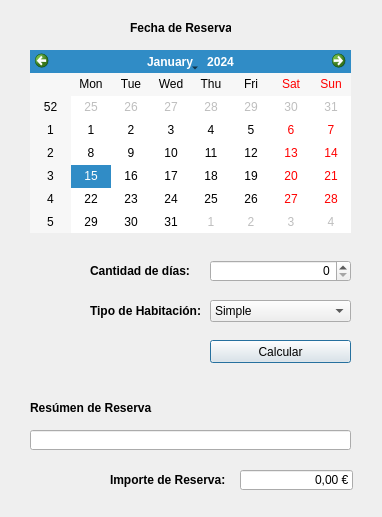
<?xml version="1.0" encoding="UTF-8"?>
<ui version="4.0">
 <class>frmReservaHotel</class>
 <widget class="QDialog" name="frmReservaHotel">
  <property name="geometry">
   <rect>
    <x>0</x>
    <y>0</y>
    <width>382</width>
    <height>517</height>
   </rect>
  </property>
  <property name="windowTitle">
   <string>Hotel - Sistema de Reservas</string>
  </property>
  <widget class="QLabel" name="lblTitulo">
   <property name="geometry">
    <rect>
     <x>130</x>
     <y>20</y>
     <width>101</width>
     <height>16</height>
    </rect>
   </property>
   <property name="font">
    <font>
     <weight>75</weight>
     <bold>true</bold>
    </font>
   </property>
   <property name="text">
    <string>Fecha de Reserva</string>
   </property>
  </widget>
  <widget class="QCalendarWidget" name="calCalendario">
   <property name="geometry">
    <rect>
     <x>30</x>
     <y>50</y>
     <width>321</width>
     <height>183</height>
    </rect>
   </property>
   <property name="gridVisible">
    <bool>false</bool>
   </property>
  </widget>
  <widget class="QSpinBox" name="spbCantDias">
   <property name="geometry">
    <rect>
     <x>210</x>
     <y>260</y>
     <width>141</width>
     <height>22</height>
    </rect>
   </property>
   <property name="layoutDirection">
    <enum>Qt::LeftToRight</enum>
   </property>
   <property name="alignment">
    <set>Qt::AlignRight|Qt::AlignTrailing|Qt::AlignVCenter</set>
   </property>
  </widget>
  <widget class="QLabel" name="lblCantDias">
   <property name="geometry">
    <rect>
     <x>90</x>
     <y>263</y>
     <width>101</width>
     <height>16</height>
    </rect>
   </property>
   <property name="font">
    <font>
     <weight>75</weight>
     <bold>true</bold>
    </font>
   </property>
   <property name="text">
    <string>Cantidad de días:</string>
   </property>
  </widget>
  <widget class="QLabel" name="lblTipoHab">
   <property name="geometry">
    <rect>
     <x>90</x>
     <y>303</y>
     <width>111</width>
     <height>16</height>
    </rect>
   </property>
   <property name="font">
    <font>
     <weight>75</weight>
     <bold>true</bold>
    </font>
   </property>
   <property name="text">
    <string>Tipo de Habitación:</string>
   </property>
  </widget>
  <widget class="QComboBox" name="cmbTipoHab">
   <property name="geometry">
    <rect>
     <x>210</x>
     <y>300</y>
     <width>141</width>
     <height>22</height>
    </rect>
   </property>
   <property name="layoutDirection">
    <enum>Qt::LeftToRight</enum>
   </property>
   <item>
    <property name="text">
     <string>Simple</string>
    </property>
   </item>
   <item>
    <property name="text">
     <string>Doble</string>
    </property>
   </item>
   <item>
    <property name="text">
     <string>Superior</string>
    </property>
   </item>
   <item>
    <property name="text">
     <string>Suite</string>
    </property>
   </item>
   <item>
    <property name="text">
     <string>Suite Presidencial</string>
    </property>
   </item>
  </widget>
  <widget class="QPushButton" name="btnCalcular">
   <property name="geometry">
    <rect>
     <x>210</x>
     <y>340</y>
     <width>141</width>
     <height>23</height>
    </rect>
   </property>
   <property name="text">
    <string>Calcular</string>
   </property>
  </widget>
  <widget class="QLabel" name="lblResumen">
   <property name="geometry">
    <rect>
     <x>30</x>
     <y>400</y>
     <width>131</width>
     <height>16</height>
    </rect>
   </property>
   <property name="font">
    <font>
     <weight>75</weight>
     <bold>true</bold>
    </font>
   </property>
   <property name="text">
    <string>Resúmen de Reserva</string>
   </property>
  </widget>
  <widget class="QLineEdit" name="txtResumen">
   <property name="geometry">
    <rect>
     <x>30</x>
     <y>430</y>
     <width>321</width>
     <height>20</height>
    </rect>
   </property>
  </widget>
  <widget class="QLabel" name="lblImporte">
   <property name="geometry">
    <rect>
     <x>110</x>
     <y>472</y>
     <width>121</width>
     <height>16</height>
    </rect>
   </property>
   <property name="font">
    <font>
     <weight>75</weight>
     <bold>true</bold>
    </font>
   </property>
   <property name="text">
    <string>Importe de Reserva:</string>
   </property>
  </widget>
  <widget class="QLineEdit" name="txtImporte">
   <property name="geometry">
    <rect>
     <x>240</x>
     <y>470</y>
     <width>113</width>
     <height>20</height>
    </rect>
   </property>
   <property name="inputMask">
    <string/>
   </property>
   <property name="text">
    <string>0,00 €</string>
   </property>
   <property name="alignment">
    <set>Qt::AlignRight|Qt::AlignTrailing|Qt::AlignVCenter</set>
   </property>
  </widget>
 </widget>
 <resources/>
 <connections/>
</ui>
